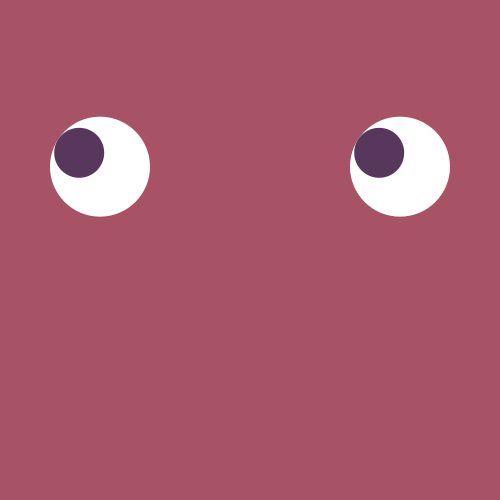
Frame 1 (no input)
Frame 60 (the mouse pressed at the canvas centre just before this capture): identical to frame 1, image omitted
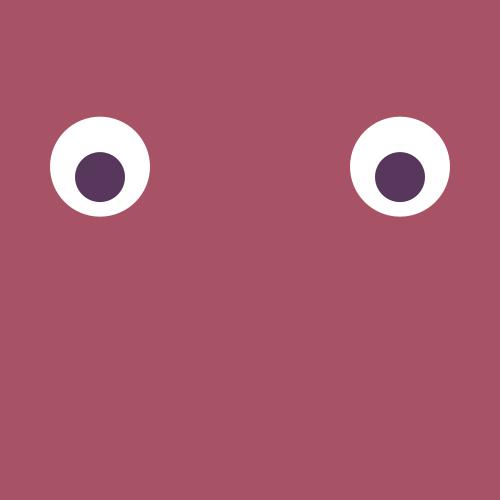
Frame 120 (the mouse held since frame 60 and released just before this capture)

The Processing sketch that drew these frames (run headless with seeded random() and noise(); from frame 60 on, the mouse is pressed at the canvas centre):

// Processing sketch: processing_154663
// ── processing_154663.pde

void setup ()
{
  size (500,500);
  smooth();
}

void draw ()
{
  background (#A75265);
  
  drawEye(width*1/5, height * 1/3.0, width/2, height*1/3.0);
  drawEye(width*4/5, height * 1/3.0, width/2, height*1/3.0);
}

void drawEye (float cx, float cy, float CX, float CY)
{
  float eyeCenterX = cx;
  float eyeCenterY = cy;
  
  float eyeBall = 100;
  float iris = 50;
  
  pushMatrix();
  translate (eyeCenterX, eyeCenterY);
  
  noStroke();
  fill (255);
  ellipse (0, 0, eyeBall, eyeBall);
  
  popMatrix();
  pushMatrix();
  
  float angle = atan2 (mouseY-CY, mouseX - CX);
  float maxDist = 200;
  float dis = dist (mouseX, mouseY, CY, CX);
  float r = map (dis, 0, maxDist, 0, eyeBall/2 - iris/2);
  
  if (r > eyeBall/2 - iris/2) r = eyeBall/2 - iris/2;
  
  float irisX = eyeCenterX + cos (angle)*r;
  float irisY = eyeCenterY + sin (angle)*r;
  
  
  translate (irisX, irisY);
  
  fill (#57385c);
  ellipse (0, 0, iris, iris);
  
  popMatrix();
}
